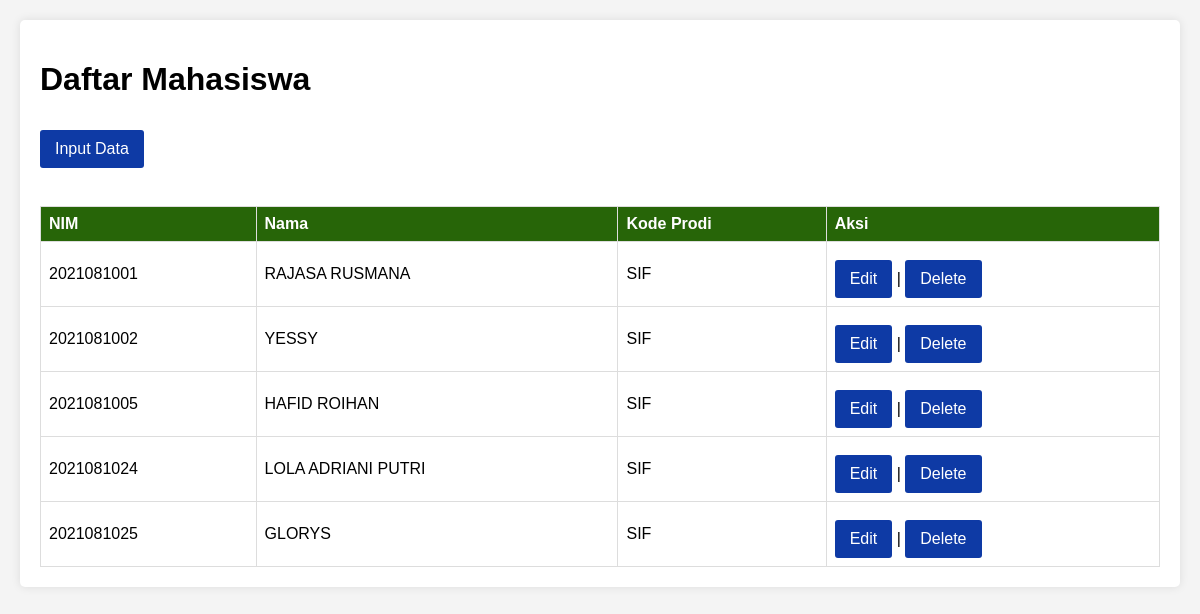
The page / on the database its author committed.
### tables this page shows
CREATE TABLE `tblmhs` (
  `nim` varchar(20) NOT NULL,
  `nama` varchar(30) NOT NULL,
  `kdProdi` varchar(20) NOT NULL
);

### index.php (the view, shortened to what this page needs)
<!DOCTYPE html>
<html lang="en">
<head>
</head>
<body>
<div>
    <h1>Daftar Mahasiswa</h1>
    <a href="index.html">Input Data</a>
    <br><br>
    <table border="1">
        <thead>
            <tr>
                <th>NIM</th>
                <th>Nama</th>
                <th>Kode Prodi</th>
                <th>Aksi</th>
            </tr>
        </thead>
        <tbody>
            <?php
            require_once('koneksi.php');
            $sql = "SELECT * FROM tblmhs";
            $result = $conn->query($sql);
            if ($result->num_rows > 0) {
            while ($row = $result->fetch_assoc()) {
            echo "<tr>";
            echo "<td>" . $row['nim'] . "</td>";
            echo "<td>" . $row['nama'] . "</td>";
            echo "<td>" . $row['kdProdi'] . "</td>";
            echo "<td><a class='btn btn-outline-warning' href='editData.php?nim=" .
            $row['nim'] . "'>Edit</a> | <a class='btn btn-outline-danger' href='delData.php?nim=" .
            $row['nim'] . "'>Delete</a></td>";
            echo "</tr>";
            }
            } else {
            echo "<tr><td colspan='4'>Tidak ada data</td></tr>";
            }
            ?>
        </tbody>
    </table>
</div>
</body>
</html>

### index.php (style rules this page uses)
body { font-family: Arial, sans-serif; margin: 20px; background-color: #f4f4f4; }
div { background-color: #fff; padding: 20px; border-radius: 5px; box-shadow: 0 0 10px rgba(0, 0, 0, 0.1); }
table { width: 100%; border-collapse: collapse; margin-top: 20px; }
th, td { border: 1px solid #ddd; padding: 8px; text-align: left; }
th { background-color: #276508; color: #fff; }
a { display: inline-block; margin-top: 10px; padding: 10px 15px; text-decoration: none; background-color: #0E3AA5; color: #fff; border-radius: 3px; }

### rows shown on the page
tblmhs: nim "2021081001", nama "RAJASA RUSMANA", kdProdi "SIF"
tblmhs: nim "2021081002", nama "YESSY", kdProdi "SIF"
tblmhs: nim "2021081005", nama "HAFID ROIHAN", kdProdi "SIF"
tblmhs: nim "2021081024", nama "LOLA ADRIANI PUTRI", kdProdi "SIF"
tblmhs: nim "2021081025", nama "GLORYS", kdProdi "SIF"
